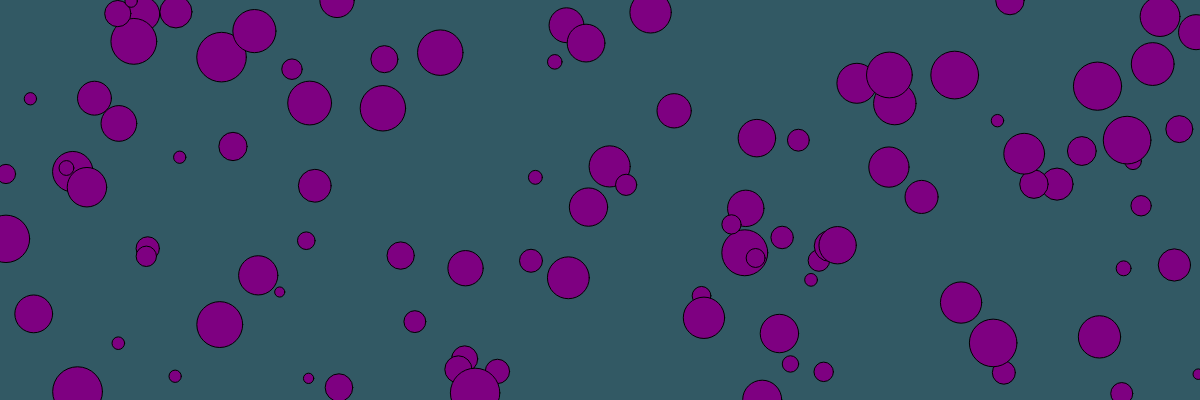
Frame 1 (no input)
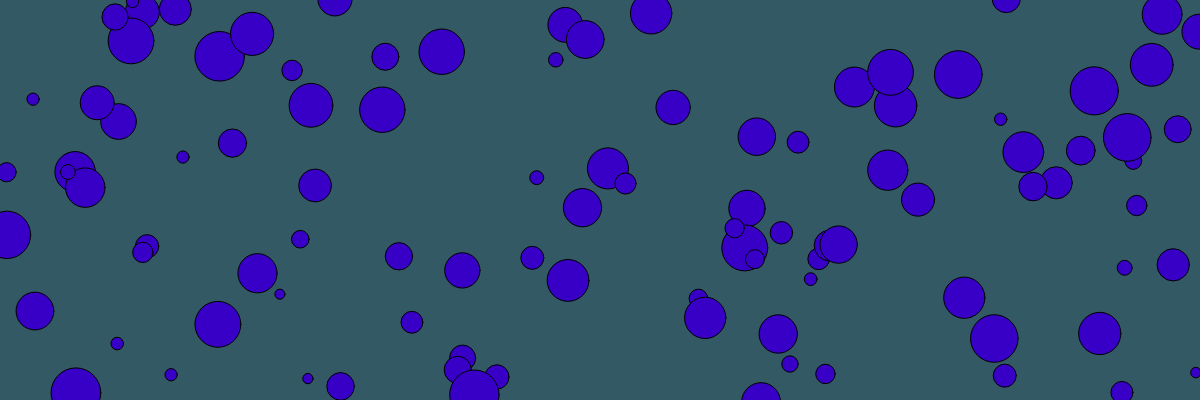
Frame 60 (no input)
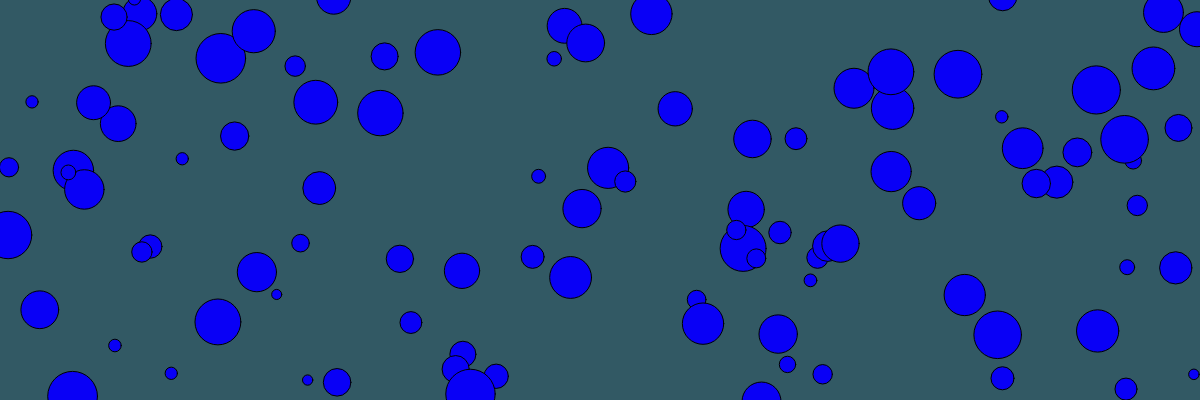
Frame 120 (the mouse pressed at the canvas centre since frame 60)

The p5.js sketch that drew these frames (run headless with seeded random() and noise() and a simulated clock; from frame 60 on, the mouse is pressed at the canvas centre):

// p5.js sketch
// ── sketch.js



let bugs = []; // array of Jitter objects

function setup() {

  createCanvas(windowWidth, 400);
  


  // Create objects
  for (let i = 0; i < 100; i++) {
    bugs.push(new Jitter());
  }
}

function draw() {
  background(50, 89, 100);
  for (let i = 0; i < bugs.length; i++) {
    bugs[i].move();
    bugs[i].display();
  }
}

// Jitter class
class Jitter {
  constructor() {
    this.x = random(width);
    this.y = random(height);
    this.diameter = random(10, 50);
    this.speed = .5;
  }

  move() {
    this.x += random(-this.speed, this.speed);
    this.y += random(-this.speed, this.speed);
  }

  display() {
    let fromColor = color(255, 0, 0); // starting color
    let toColor = color(0, 0, 255); // ending color
    let speed = 0.01; // color transition speed
    let t = (sin(frameCount * speed) + 1) / 2; // calculate color value using sine function
    let colorValue = lerpColor(fromColor, toColor, t); // interpolate color
  
    fill(colorValue); // set fill color
    ellipse(this.x, this.y, this.diameter, this.diameter);
  }
}

  /*
var x = 0;
  while (x <= width) {
    xc
    x = x + 50;

  }

  ellipse(0, 200, 25, 25);
  x = x + 50;

  ellipse(50, 200, 25, 25);
  x = x + 50;

  ellipse(100, 200, 25, 25);
  x = x + 50;

  ellipse(150, 200, 25, 25);
  x = x + 50;

  ellipse(200, 200, 25, 25);
  x = x + 50;

  ellipse(250, 200, 25, 25);
  x = x + 50;

  //ellipse(300, 200, 25, 25);

*/
